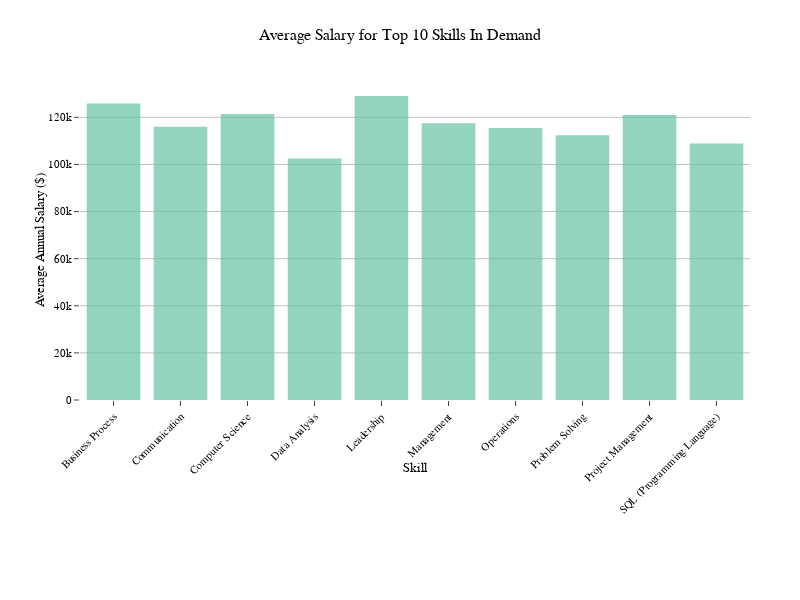

Notebook code cell kept with this figure:
### Markdown cell above
#### 5.1.2 Top Skills vs. Average Salary

### Code cell
# 5.1.2 Visual - Skills vs. Salary
import plotly.express as px
import ast

# This function safely converts the string of a list into an actual list
def parse_skills(skill_list_str):
    try:
        return ast.literal_eval(skill_list_str)
    except (ValueError, SyntaxError):
        return []

# Create a new column with the cleaned lists of skills
df['SKILLS_LIST'] = df['SKILLS_NAME'].apply(parse_skills)

# Create a new DataFrame where each skill gets its own row
df_skills_exploded = df.explode('SKILLS_LIST')

# --- Now, create the chart using the cleaned data ---
top_10_skills_by_count = df_skills_exploded['SKILLS_LIST'].value_counts().nlargest(10).index
df_top_skills = df_skills_exploded[df_skills_exploded['SKILLS_LIST'].isin(top_10_skills_by_count)]
avg_salary_for_top_skills = df_top_skills.groupby('SKILLS_LIST')['SALARY'].mean().reset_index()

fig2 = px.bar(
    avg_salary_for_top_skills,
    x='SKILLS_LIST',
    y="SALARY",
    title="Average Salary for Top 10 Skills In Demand",
    labels={'SKILLS_LIST': "Skill", "SALARY": "Average Annual Salary ($)"},
    width=800,
    height=600,                       
    color_discrete_sequence=px.colors.qualitative.Set2,
    opacity=0.7
)
fig2.update_layout(
    margin=dict(l=80, r=50, t=80, b=200),  # increase bottom margin
    xaxis_tickangle=-45                    # tilt labels for readability
)
fig2.show()
fig2.write_image("figures/topskills_salary.png", scale=2)

### Figure 1 — Plotly figure (JSON) as saved in the notebook; plotly's stock layout.template omitted (floating-point values rounded to 4 significant figures)
{"data": [{"hovertemplate": "Skill=%{x}<br>Average Annual Salary ($)=%{y}<extra></extra>", "legendgroup": "", "marker": {"color": "rgb(102,194,165)", "opacity": 0.7, "pattern": {"shape": ""}}, "name": "", "orientation": "v", "showlegend": false, "textposition": "auto", "type": "bar", "x": ["Business Process", "Communication", "Computer Science", "Data Analysis", "Leadership", "Management", "Operations", "Problem Solving", "Project Management", "SQL (Programming Language)"], "xaxis": "x", "y": [125900.0, 116000.0, 121400.0, 102600.0, 129100.0, 117500.0, 115500.0, 112400.0, 121000.0, 108900.0], "yaxis": "y"}], "layout": {"barmode": "relative", "height": 600, "legend": {"tracegroupgap": 0}, "margin": {"b": 200, "l": 80, "r": 50, "t": 80}, "title": {"text": "Average Salary for Top 10 Skills In Demand"}, "width": 800, "xaxis": {"anchor": "y", "domain": [0, 1], "tickangle": -45, "title": {"text": "Skill"}}, "yaxis": {"anchor": "x", "domain": [0, 1], "title": {"text": "Average Annual Salary ($)"}}}}
